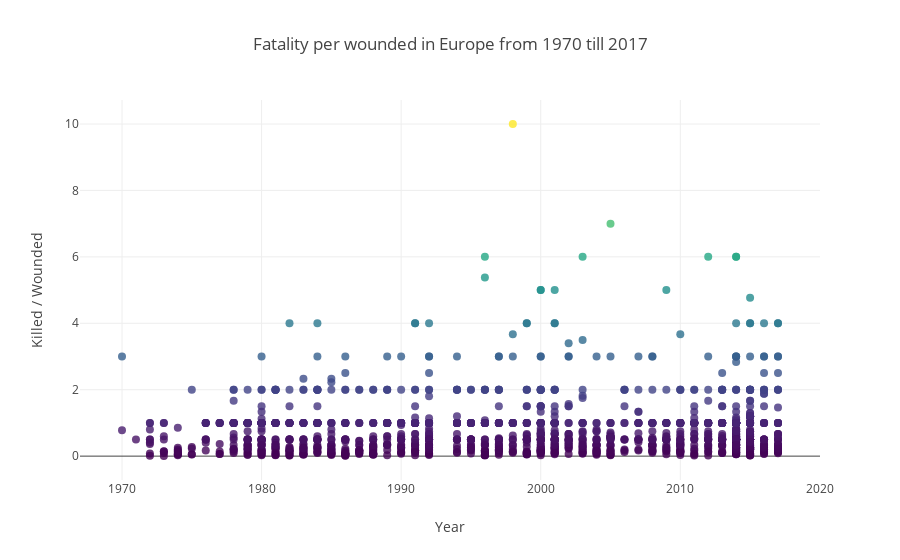

Notebook cell for this chart:
### Markdown cell above
Looking closer, we find that 2014 is an exceptionally bad year, 
where the number of deaths caused by terrorist attacks rose by almost 
three folds from the last data peak in 1999. To see whether this 
spike in death rate signals a change in the severity level of these 
attacks, we calculated the total kill rate divided by the total wound 
rate per year in Europe from 1970 to 2017, and from 2005 to 2017.

### Code cell
def wounded_year():
    data = get_data()
    j = data[data['region_txt'] == 'Western Europe']
    i = data[data['region_txt'] == 'Eastern Europe']
    e = pd.concat([i, j])
    e = e[e['nkill'] != 0]
    e = e[e['nwound'] != 0]
    trace = go.Scatter(
        x = e['iyear'],
        y = e['nkill'] / e['nwound'],
        mode = 'markers',
        marker=dict(
            size=8,
            color=e['nkill'] / e['nwound'],                # set color to an array/list of desired values
            colorscale='Viridis',   # choose a colorscale
            opacity=0.8,
        )
    )

    layout= go.Layout(
        title= 'Fatality per wounded in Europe from 1970 till 2017',
        xaxis= dict(
            title= 'Year',
        ),
        yaxis=dict(
            title= 'Killed / Wounded',
        ),
        showlegend= False
    )


    fig= go.Figure(data=[trace], layout=layout)
    iplot(fig)

wounded_year()

### Figure 1 — Plotly figure (JSON) as saved in the notebook; plotly's stock layout.template omitted (floating-point values rounded to 4 significant figures; data arrays with more than 128 entries replaced by an {"elided": "..."} marker saying what was removed)
{"data": [{"marker": {"color": {"elided": "1452 float values"}, "colorscale": "Viridis", "opacity": 0.8, "size": 8}, "mode": "markers", "type": "scatter", "uid": "b6e3516e-fd47-416e-92c9-dc43c33a38d6", "x": {"elided": "1452 int values"}, "y": {"elided": "1452 float values"}}], "layout": {"showlegend": false, "title": {"text": "Fatality per wounded in Europe from 1970 till 2017"}, "xaxis": {"title": {"text": "Year"}}, "yaxis": {"title": {"text": "Killed / Wounded"}}}}
